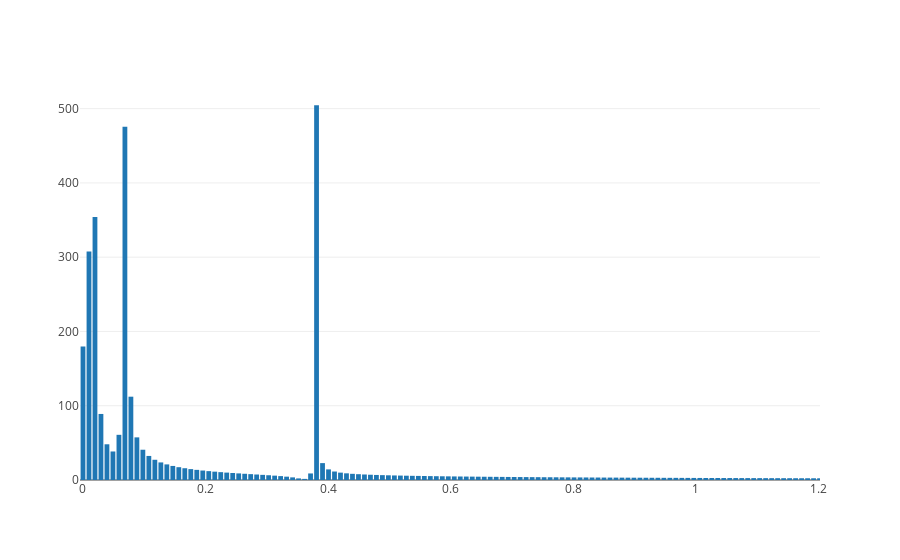

Notebook source saved alongside this figure:
### Code cell
use rustfft::{FftPlanner, num_complex::Complex};

fn fft(y: Vec<f64>) -> Vec<Complex<f64>> {
    let mut planner = FftPlanner::new();
    let fft = planner.plan_fft_forward(1024);
    let mut b: Vec<Complex<f64>> = y.iter().map(|y| Complex{re: y+0.0, im: 0.0}).collect();
    fft.process(&mut b);
    return b;
}

let (x, y) = signal();
let ffty: Vec<f64> = fft(y).iter().map(|val| val.norm()).collect();
simple_bar_plot(x[0..512].to_vec(), ffty[0..512].to_vec());

### Figure 1 — Plotly figure (JSON) as saved in the notebook; plotly's stock layout.template omitted (floating-point values rounded to 4 significant figures; data arrays with more than 128 entries replaced by an {"elided": "..."} marker saying what was removed)
{"data": [{"type": "bar", "x": {"elided": "512 float values"}, "y": {"elided": "512 float values"}}], "layout": {"autosize": true, "xaxis": {"autorange": false, "range": [-0.004888, 1.203], "type": "linear"}, "yaxis": {"autorange": false, "range": [0, 511.6], "type": "linear"}}}
